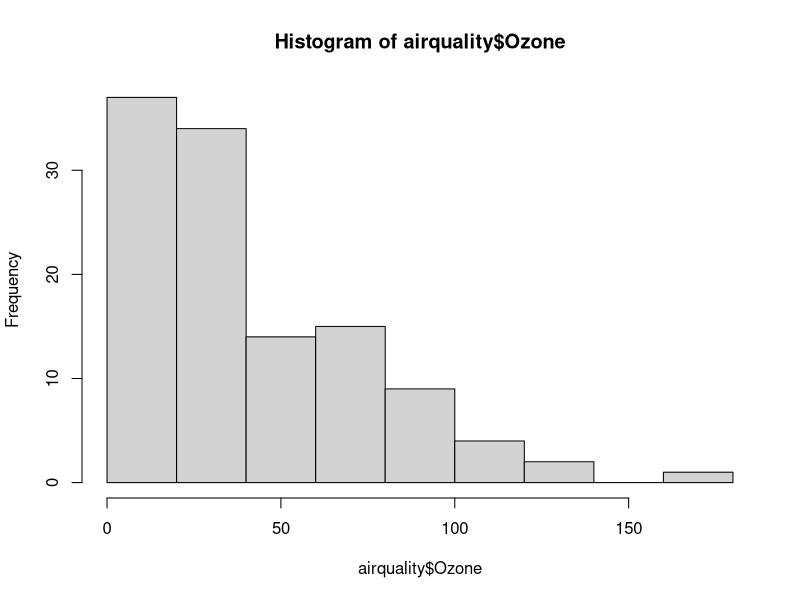
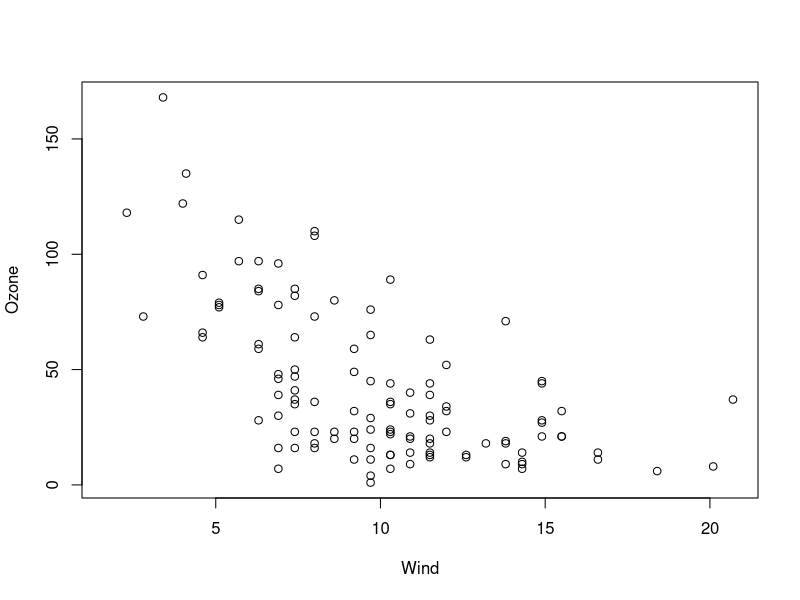
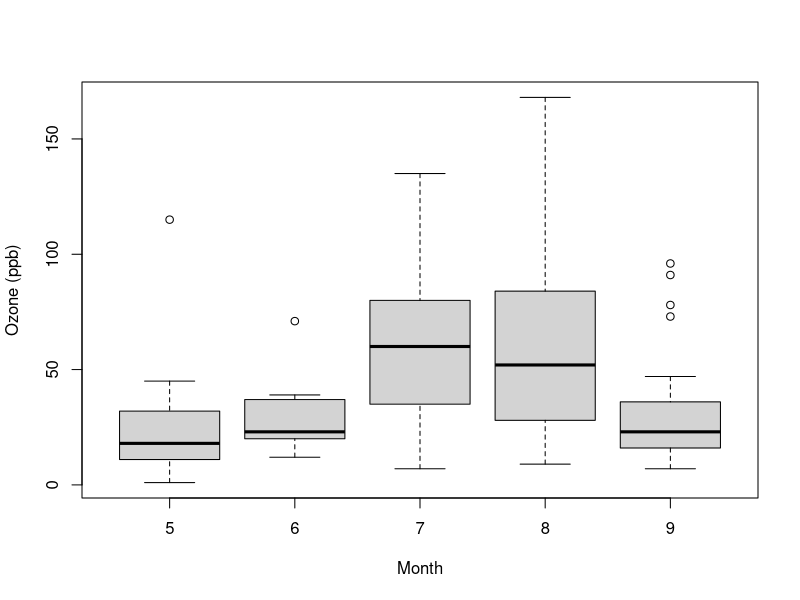
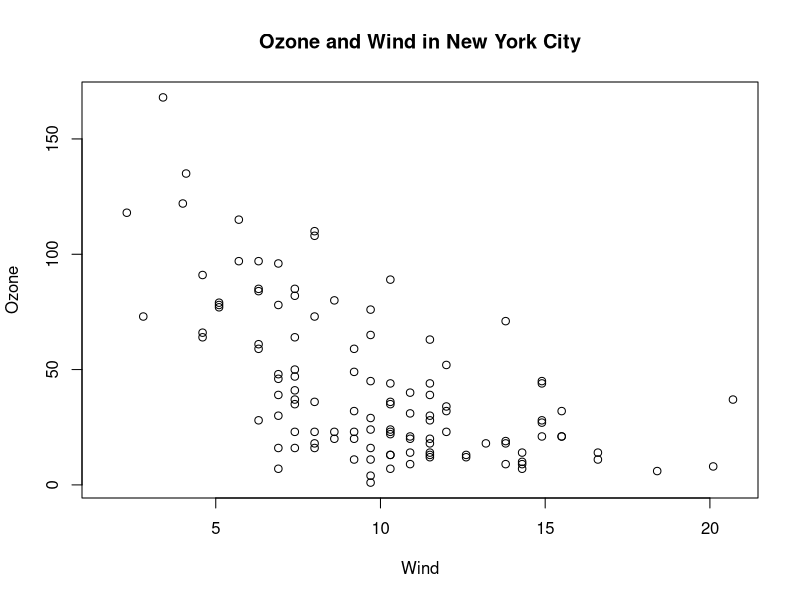
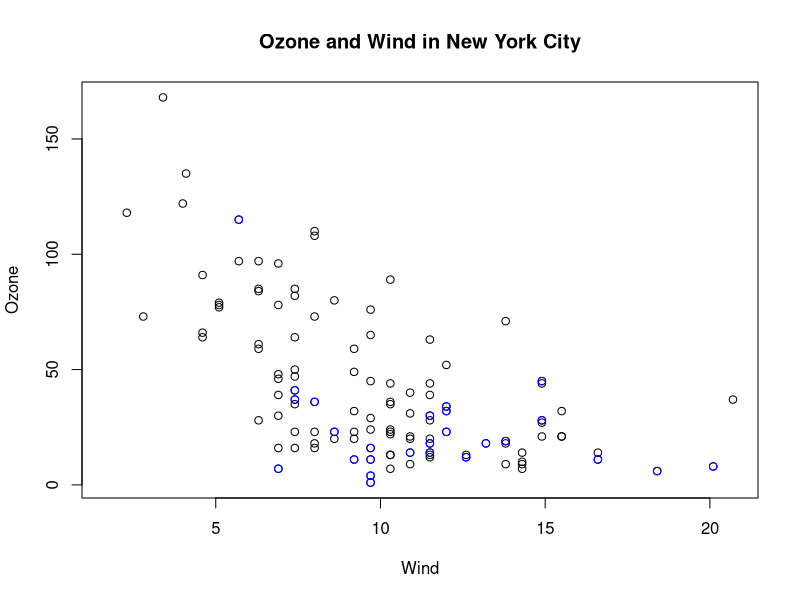
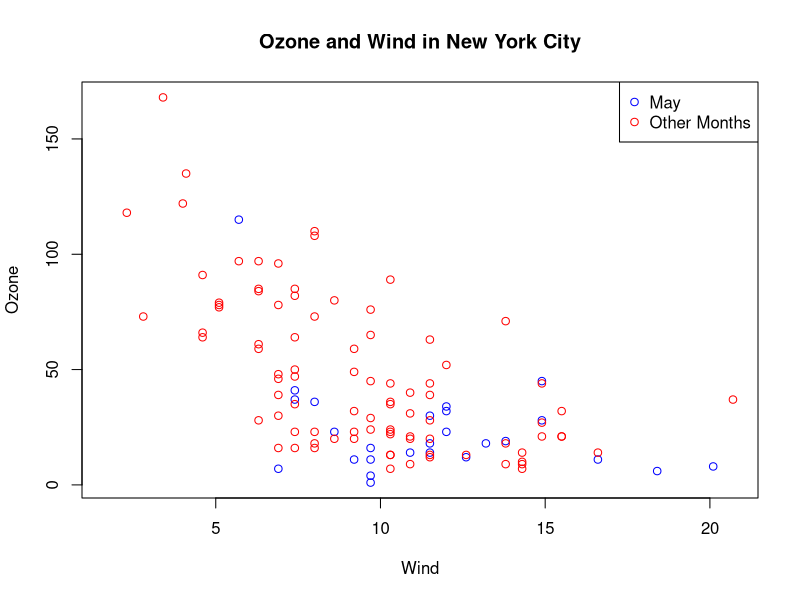
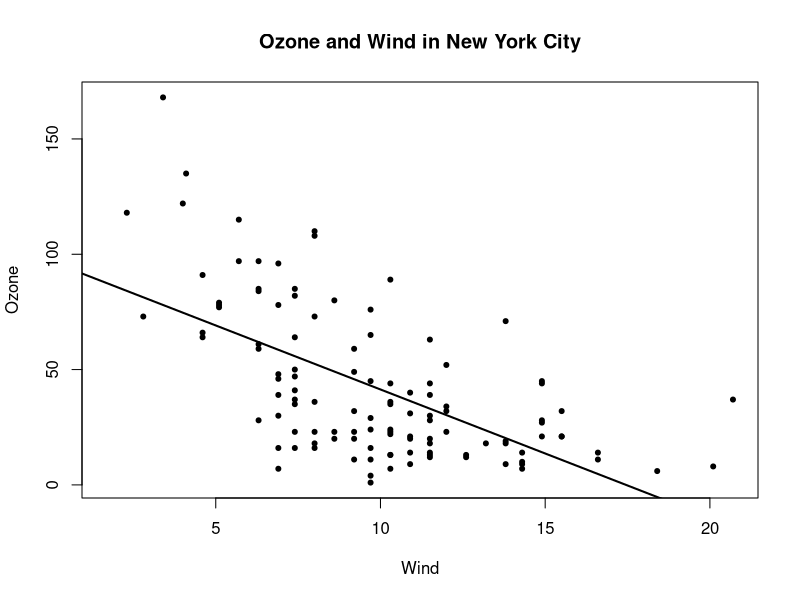
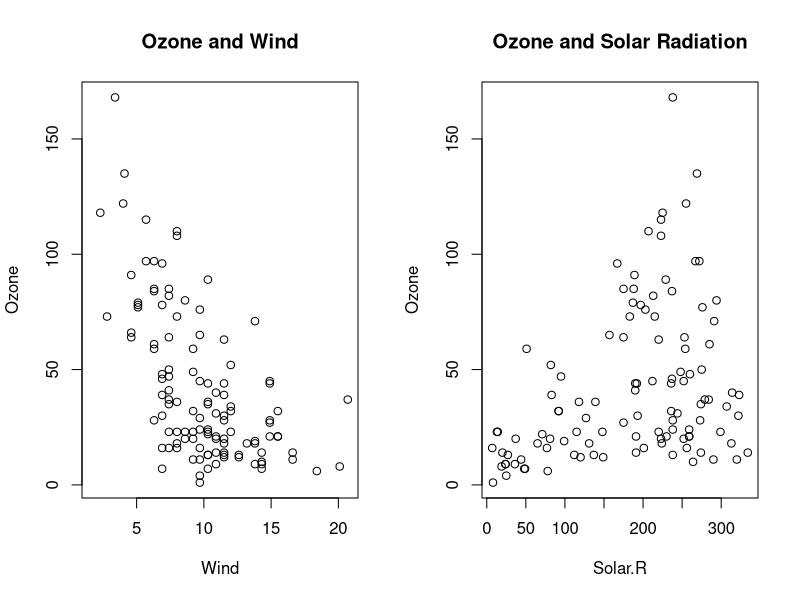

Source code (R) for these figures, in order:
## ---- chunk 1
library(datasets)
hist(airquality$Ozone)  ## Draw a new plot
## ---- chunk 2
library(datasets)
with(airquality, plot(Wind, Ozone))
## ---- chunk 3
library(datasets)
airquality <- transform(airquality, Month = factor(Month))
boxplot(Ozone ~ Month, airquality, xlab = "Month", ylab = "Ozone (ppb)")
## ---- chunk 4
par("lty")
par("col")
par("pch")
## ---- chunk 5
par("bg")
par("mar")
par("mfrow")
## ---- chunk 6
library(datasets)
with(airquality, plot(Wind, Ozone))
title(main = "Ozone and Wind in New York City")  ## Add a title
## ---- chunk 7
with(airquality, plot(Wind, Ozone, main = "Ozone and Wind in New York City"))
with(subset(airquality, Month == 5), points(Wind, Ozone, col = "blue"))
## ---- chunk 8
with(airquality, plot(Wind, Ozone, main = "Ozone and Wind in New York City", type = "n"))
with(subset(airquality, Month == 5), points(Wind, Ozone, col = "blue"))
with(subset(airquality, Month != 5), points(Wind, Ozone, col = "red"))
legend("topright", pch = 1, col = c("blue", "red"), legend = c("May", "Other Months"))
## ---- chunk 9
with(airquality, plot(Wind, Ozone, main = "Ozone and Wind in New York City", pch = 20))
model <- lm(Ozone ~ Wind, airquality)
abline(model, lwd = 2)
## ---- chunk 10
par(mfrow = c(1, 2))
with(airquality, {
	plot(Wind, Ozone, main = "Ozone and Wind")
	plot(Solar.R, Ozone, main = "Ozone and Solar Radiation")
})
## ---- chunk 11
par(mfrow = c(1, 3), mar = c(4, 4, 2, 1), oma = c(0, 0, 2, 0))
with(airquality, {
	plot(Wind, Ozone, main = "Ozone and Wind")
	plot(Solar.R, Ozone, main = "Ozone and Solar Radiation")
	plot(Temp, Ozone, main = "Ozone and Temperature")
	mtext("Ozone and Weather in New York City", outer = TRUE)
})
